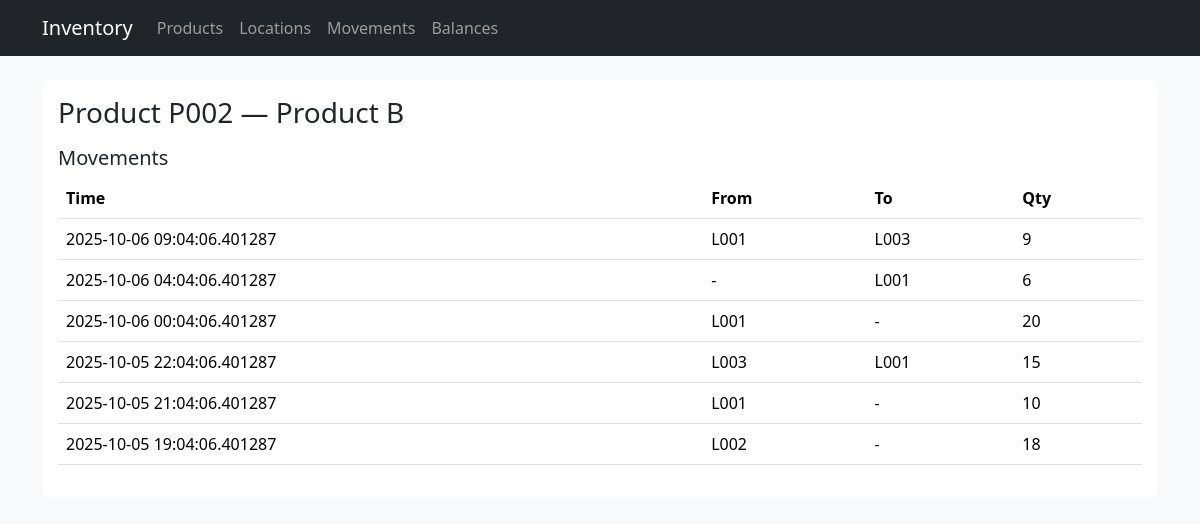
The page /products/P002 on the database its author committed.
### models.py (models this page shows, shortened)
class Product(db.Model):
    __tablename__ = 'products'
    product_id = db.Column(db.String, primary_key=True)
    name = db.Column(db.String, nullable=False)

class ProductMovement(db.Model):
    __tablename__ = 'product_movements'
    movement_id = db.Column(db.String, primary_key=True)
    timestamp = db.Column(db.DateTime, default=datetime.utcnow, nullable=False)
    from_location = db.Column(db.String, db.ForeignKey('locations.location_id'), nullable=True)
    to_location = db.Column(db.String, db.ForeignKey('locations.location_id'), nullable=True)
    product_id = db.Column(db.String, db.ForeignKey('products.product_id'), nullable=False)
    qty = db.Column(db.Integer, nullable=False)

### app.py (the view)
@app.route('/products/<string:product_id>')
def product_view(product_id):
    p = Product.query.get_or_404(product_id)
    movements = ProductMovement.query.filter_by(product_id=product_id).order_by(ProductMovement.timestamp.desc()).all()
    return render_template('products/view.html', product=p, movements=movements)

### templates/products/view.html
{% extends "base.html" %}
{% block content %}
<div class="bg-white p-3 rounded">
  <h3>Product {{ product.product_id }} — {{ product.name }}</h3>
  <h5 class="mt-3">Movements</h5>
  <table class="table">
    <thead><tr><th>Time</th><th>From</th><th>To</th><th>Qty</th></tr></thead>
    <tbody>
      {% for m in movements %}
        <tr>
          <td>{{ m.timestamp }}</td>
          <td>{{ m.from_location or '-' }}</td>
          <td>{{ m.to_location or '-' }}</td>
          <td>{{ m.qty }}</td>
        </tr>
      {% endfor %}
    </tbody>
  </table>
</div>
{% endblock %}

### rows shown on the page
Product: product_id "P002", name "Product B"
ProductMovement: timestamp "2025-10-06 09:04:06.401287", from_location "L001", to_location "L003", qty "9"
ProductMovement: timestamp "2025-10-06 04:04:06.401287", from_location "-", to_location "L001", qty "6"
ProductMovement: timestamp "2025-10-06 00:04:06.401287", from_location "L001", to_location "-", qty "20"
ProductMovement: timestamp "2025-10-05 22:04:06.401287", from_location "L003", to_location "L001", qty "15"
ProductMovement: timestamp "2025-10-05 21:04:06.401287", from_location "L001", to_location "-", qty "10"
ProductMovement: timestamp "2025-10-05 19:04:06.401287", from_location "L002", to_location "-", qty "18"
